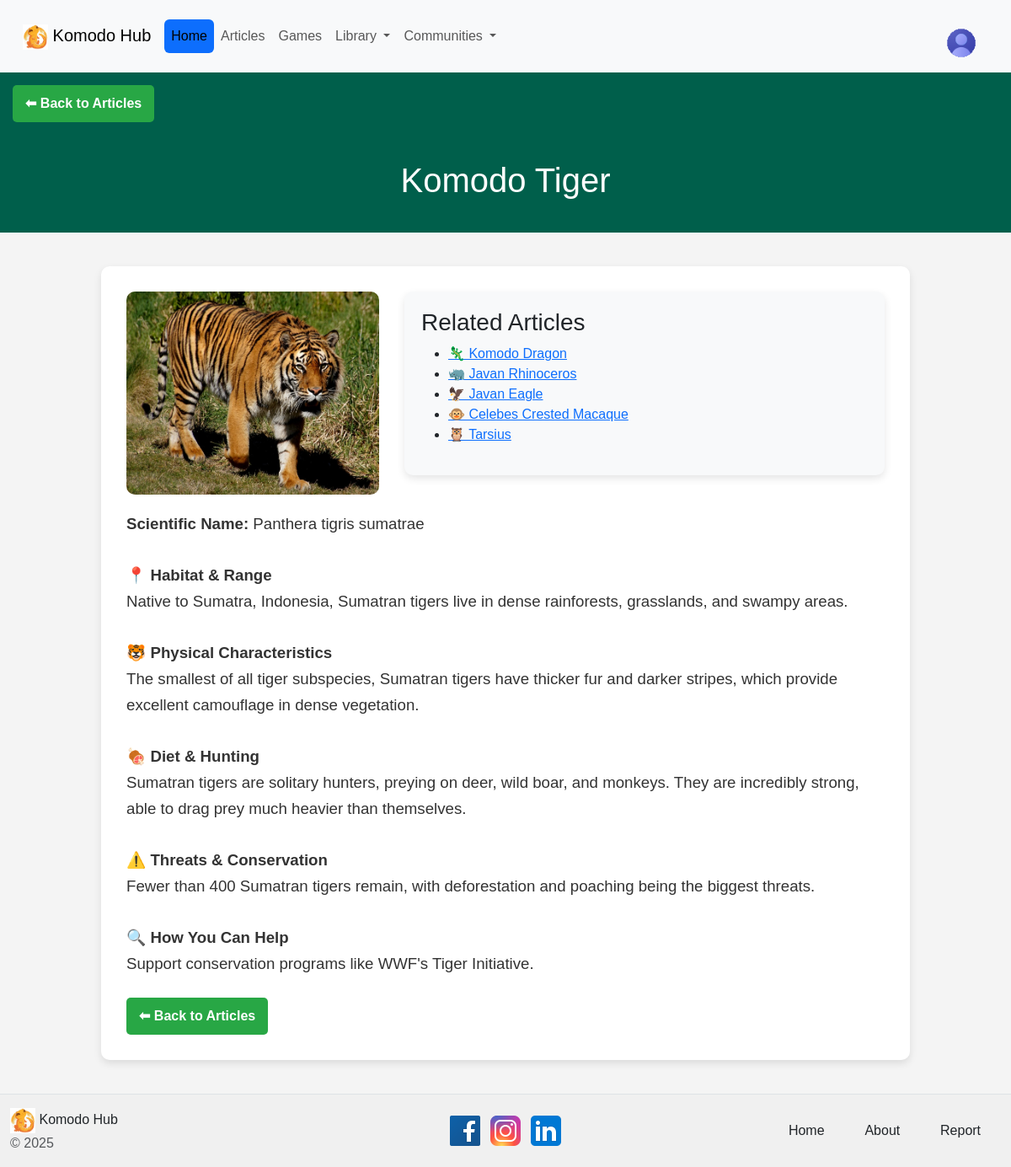
Page /article/1 (signed in) on the committed database.
### website/models.py (models this page shows)
class Article(db.Model):
    id = db.Column(db.Integer, primary_key=True)
    title = db.Column(db.String(255))
    image = db.Column(db.String(255))
    description = db.Column(db.String(255))
    details = db.Column(db.String(100000))
    date = db.Column(db.DateTime(timezone=True), default=func.now())
    user_id = db.Column(db.Integer, db.ForeignKey('user.id'))
    org_id = db.Column(db.Integer, db.ForeignKey('organization.id'))
    comments = db.relationship('Comment', backref='article', lazy=True)

### website/views.py (the view)
@views.route('/article/<int:article_id>')
@login_required
def articledetails(article_id):
    article = Article.query.get(article_id)
    return render_template("articleopener.html", user=current_user, article=article)

### website/__init__.py (called while the page is built)
def create_app():
    app = Flask(__name__)
    app.config['SECRET_KEY'] = ' it does some encryption related to the website, whatever we type here will be the secret key for the app'
    app.config['UPLOAD_FOLDER'] = UPLOAD_FOLDER
    app.config['SQLALCHEMY_DATABASE_URI'] = f'sqlite:///{DB_NAME}'
    db.init_app(app)
    from .views import views
    from .auth import auth
    app.register_blueprint(views, url_prefix='/')
    app.register_blueprint(auth, url_prefix='/') # / = no prefix in the route
    from .models import User, Article
    create_database(app)
    create_imgpath(app)
    login_manager = LoginManager()
    login_manager.login_view = 'auth.login'
    login_manager.init_app(app)
    @login_manager.user_loader
    def load_user(id):
        return User.query.get(int(id))
    return app

### website/views.py (called while the page is built)
@views.context_processor        # To ensure that the organizations is available on the
def inject_organizations():
    organizations = Organization.query.all()
    return dict(organizations=organizations)

### website/templates/articleopener.html (shortened to what this page needs)
{% extends "base2.html" %}
{% block content %}
<nav class="navbar">
    <a href="/articles" class="back-button">⬅ Back to Articles</a>
</nav>
<header class="article-header">
    <h1>{{ article.title }}</h1>
</header>
<main class="article-container">
    <div class="content-wrapper">
        <div class="sub-article-image">
            <img src="{{ url_for('static', filename='images/upload/' + article.image) }}" alt="article.title">
        </div>
        <aside class="sidebar">
            <h3>Related Articles</h3>
            <ul>
                <li><a href="/articles/komodo">🦎 Komodo Dragon</a></li>
                <li><a href="/articles/javan-rhino">🦏 Javan Rhinoceros</a></li>
                <li><a href="/articles/javan-eagle">🦅 Javan Eagle</a></li>
                <li><a href="/articles/macaque">🐵 Celebes Crested Macaque</a></li>
                <li><a href="/articles/tarsius">🦉 Tarsius</a></li>
            </ul>
        </aside>
    </div>
    <div class="full-article-text">
        {{ article.details | safe}}
        <a href="../index.html" class="back-button mt-2">⬅ Back to Articles</a>
    </div>
</main>
{% endblock %}

### website/templates/articleopener.html (style rules this page uses)
body { font-family: 'Poppins', sans-serif; background-color: #f4f4f4; margin: 0; padding: 0; }
.navbar { background: #005f4b; padding: 15px; text-align: left; }
.back-button { display: inline-block; padding: 10px 15px; color: white; background-color: #28a745; text-decoration: none; border-radius: 5px; font-weight: bold; transition: 0.3s ease; }
.article-header { background-color: #005f4b; color: white; text-align: center; padding: 30px; }
.article-container { width: 80%; margin: 40px auto; padding: 30px; background: white; border-radius: 10px; box-shadow: 0px 4px 10px rgba(0, 0, 0, 0.1); }
.content-wrapper { display: flex; align-items: flex-start; gap: 30px; flex-wrap: wrap; }
.full-article-text { width: 100%; margin-top: 20px; }
.sub-article-image img { width: 100%; max-width: 300px; max-height: 250px; border-radius: 10px; object-fit: cover; }
.sidebar { flex: 1; background: #f8f9fa; padding: 20px; border-radius: 10px; box-shadow: 0px 4px 10px rgba(0, 0, 0, 0.1); }
.sub-article-text p, .full-article-text p { font-size: 1.2em; color: #333; line-height: 1.6; }

### rows in the picture
Article: title "Komodo Tiger", image (picture), details "Scientific Name: Panthera tigris sumatrae 📍 Habitat & Range Native to Sumatra, Indonesia, Sumatran tigers live in dense rainforests, grasslands, and swampy areas. 🐯 Physical Characteristics The smallest of all tiger subspecies, Sumatran tigers have thicker fur and darker stripes, which provide excellent camouflage in dense vegetation. 🍖 Diet & Hunting Sumatran tigers are solitary hunters, preying on deer, wild boar, and monkeys. They are incredibly strong, able to drag prey much heavier than themselves. ⚠️ Threats & Conservation Fewer than 400 Sumatran tigers remain, with deforestation and poaching being the biggest threats. 🔍 How You Can Help Support conservation programs like WWF's Tiger…"
